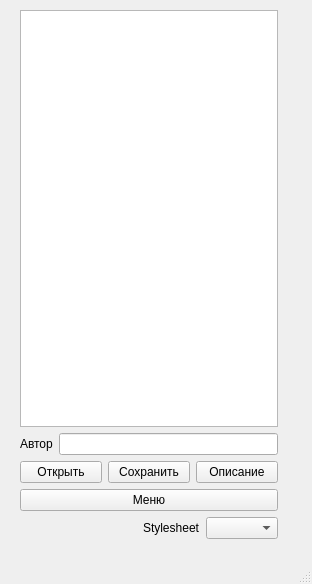
<?xml version="1.0" encoding="UTF-8"?>
<ui version="4.0">
 <class>MainWindow</class>
 <widget class="QMainWindow" name="MainWindow">
  <property name="geometry">
   <rect>
    <x>0</x>
    <y>0</y>
    <width>312</width>
    <height>584</height>
   </rect>
  </property>
  <property name="minimumSize">
   <size>
    <width>312</width>
    <height>550</height>
   </size>
  </property>
  <property name="maximumSize">
   <size>
    <width>1920</width>
    <height>1080</height>
   </size>
  </property>
  <property name="windowTitle">
   <string>Блокнот</string>
  </property>
  <widget class="QWidget" name="centralwidget">
   <widget class="QWidget" name="layoutWidget">
    <property name="geometry">
     <rect>
      <x>20</x>
      <y>10</y>
      <width>258</width>
      <height>529</height>
     </rect>
    </property>
    <layout class="QVBoxLayout" name="verticalLayout">
     <item>
      <widget class="QTextEdit" name="textEdit"/>
     </item>
     <item>
      <layout class="QHBoxLayout" name="horizontalLayout_3">
       <item>
        <widget class="QLabel" name="label_2">
         <property name="text">
          <string>Автор</string>
         </property>
        </widget>
       </item>
       <item>
        <widget class="QLineEdit" name="lineEdit"/>
       </item>
      </layout>
     </item>
     <item>
      <layout class="QHBoxLayout" name="horizontalLayout">
       <item>
        <widget class="QPushButton" name="btn_open">
         <property name="text">
          <string>Открыть</string>
         </property>
        </widget>
       </item>
       <item>
        <widget class="QPushButton" name="btn_save">
         <property name="text">
          <string>Сохранить</string>
         </property>
        </widget>
       </item>
       <item>
        <widget class="QPushButton" name="desc_btn">
         <property name="text">
          <string>Описание</string>
         </property>
        </widget>
       </item>
      </layout>
     </item>
     <item>
      <layout class="QHBoxLayout" name="horizontalLayout_2">
       <item>
        <widget class="QPushButton" name="btn_menu">
         <property name="text">
          <string>Меню</string>
         </property>
        </widget>
       </item>
      </layout>
     </item>
     <item>
      <layout class="QHBoxLayout" name="horizontalLayout_4">
       <item>
        <spacer name="horizontalSpacer">
         <property name="orientation">
          <enum>Qt::Horizontal</enum>
         </property>
         <property name="sizeHint" stdset="0">
          <size>
           <width>40</width>
           <height>20</height>
          </size>
         </property>
        </spacer>
       </item>
       <item>
        <widget class="QLabel" name="label_3">
         <property name="text">
          <string>Stylesheet</string>
         </property>
        </widget>
       </item>
       <item>
        <widget class="QComboBox" name="comboBox"/>
       </item>
      </layout>
     </item>
    </layout>
   </widget>
  </widget>
  <widget class="QMenuBar" name="menubar">
   <property name="geometry">
    <rect>
     <x>0</x>
     <y>0</y>
     <width>312</width>
     <height>21</height>
    </rect>
   </property>
  </widget>
  <widget class="QStatusBar" name="statusbar"/>
 </widget>
 <resources/>
 <connections/>
</ui>
